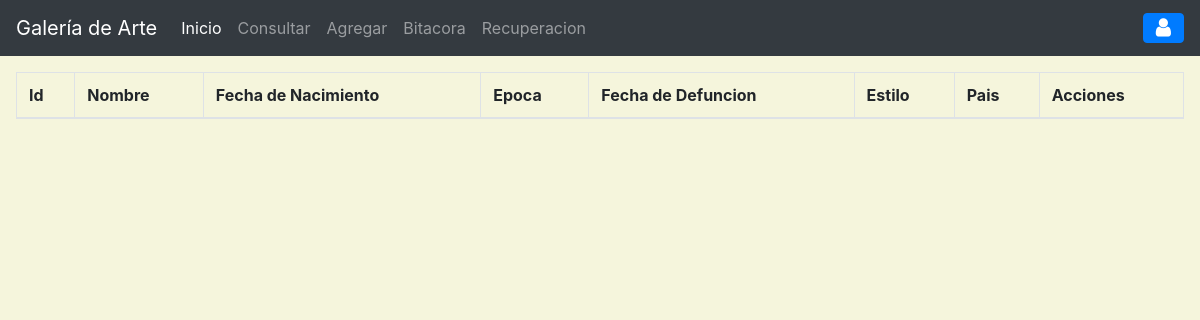
The page /?c=Artista on the database as committed earlier.
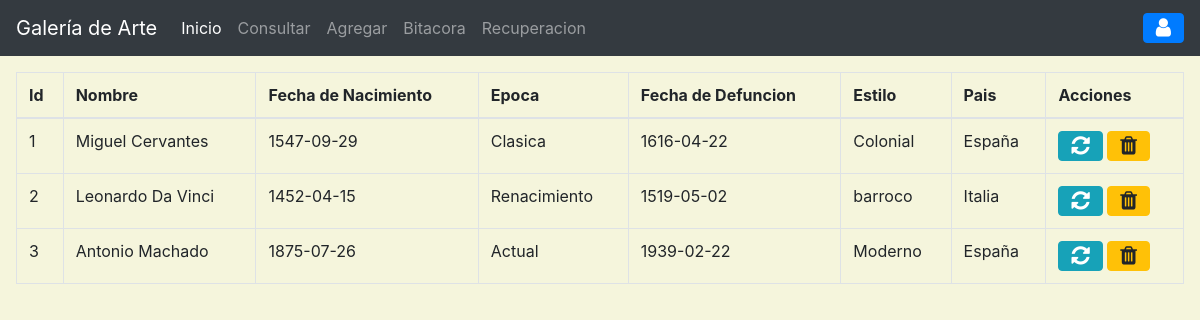
The same page on the database as committed later.
### tables this page shows
CREATE TABLE `artista` (
  `idobj` int(11) NOT NULL,
  `nomArt` varchar(25) DEFAULT NULL,
  `fechNacArt` date DEFAULT NULL,
  `epocArt` varchar(25) DEFAULT NULL,
  `fechDefArt` date DEFAULT NULL,
  `estArt` varchar(30) DEFAULT NULL,
  `paisArt` varchar(25) DEFAULT NULL,
  KEY `fk_art_obj` (`idobj`),
  CONSTRAINT `fk_art_obj` FOREIGN KEY (`idobj`) REFERENCES `objetoarte` (`idobj`) ON DELETE CASCADE ON UPDATE CASCADE
);

### controller/artista.controlador.php (called while the page is built, shortened)
<?php
require_once('model/artista.php');
class ArtistaControlador
{
    public function __CONSTRUCT(){
        $this->modelo = new Artista();
    }
    public function Inicio(){
        require_once "View/header.php";
        require_once "View/artista/index.php";
        require_once "View/footer.php";
    }
}
?>

### model/conexion.php (called while the page is built, shortened)
<?php
class BaseDeDatos
{
    public static function Conectar(){
        try {
            $conexion = new PDO("mysql:host=".self::servidor.";dbname="
            .self::basedatos.";charset=utf8",self::usuario,self::password);
            $conexion->setAttribute(PDO::ATTR_ERRMODE,PDO::ERRMODE_EXCEPTION);
            return $conexion;
        } catch (PDOException $e) {
            return "Fallo la conexion a la base de datos".$e->getMessage();
        }
    }
}
?>

### model/artista.php (called while the page is built, shortened)
<?php
class Artista
{
    private $pdo;
    public function __CONSTRUCT(){
        $this->pdo = BaseDeDatos::Conectar();
    }
    public function getArtista(){
        try {
            $sql = "SELECT * FROM artista";
            $consulta = $this->pdo->prepare($sql);
            $consulta->execute();
            return $consulta->fetchAll(PDO::FETCH_OBJ);
        } catch (Exception $e) {
            die($e->getMessage());
        }
    }
}
?>

### view/artista/index.php (the view, shortened to what this page needs)
<main class="app-content m-3">
      <div class="row">
        <div class="col-md-12">
          <div class="tile">
            <div class="tile-body">
              <table class="table table-hover table-bordered" id="sampleTable">
                <thead>
                  <tr>
                    <th>Id</th>
                    <th>Nombre</th>
                    <th>Fecha de Nacimiento</th>
                    <th>Epoca</th>
                    <th>Fecha de Defuncion</th>
                    <th>Estilo</th>
                    <th>Pais</th>
                    <th>Acciones</th>
                  </tr>
                  <tbody>
                    <?php
                        foreach ($this->modelo->getArtista() as $Arti):
                    ?>
                    <tr>
                        <td><?= $Arti->idobj?></td>
                        <td><?= $Arti->nomArt?></td>
                        <td><?= $Arti->fechNacArt?></td>
                        <td><?= $Arti->epocArt?></td>
                        <td><?= $Arti->fechDefArt?></td>
                        <td><?= $Arti->estArt?></td>
                        <td><?= $Arti->paisArt?></td>
                        <td>
                          <a href="?c=Artista&a=FormAgregar&id=<?=$Arti->idobj?>" class="btn btn-info btn-flat">
                            <i class="fa fa-lg fa-refresh"></i>
                          </a>
                          <a  class="btn btn-warning btn-flat"
                              data-toggle="modal"
                              data-target="#exampleModal"
                              data-id="<?=$Arti->idobj?>">
                            <i class="fa fa-lg fa-trash"></i>
                          </a>
                        </td>
                    </tr>
                    <?php endforeach; ?>
                  </tbody>
                </thead>
              </table>
            </div>
          </div>
        </div>
      </div>
    </main>

Rows that differ between the two databases and show on the page:
added artista: idobj "1", nomArt "Miguel Cervantes", fechNacArt "1547-09-29", epocArt "Clasica", fechDefArt "1616-04-22", estArt "Colonial", paisArt "España"
added artista: idobj "2", nomArt "Leonardo Da Vinci", fechNacArt "1452-04-15", epocArt "Renacimiento", fechDefArt "1519-05-02", estArt "barroco", paisArt "Italia"
added artista: idobj "3", nomArt "Antonio Machado", fechNacArt "1875-07-26", epocArt "Actual", fechDefArt "1939-02-22", estArt "Moderno", paisArt "España"
